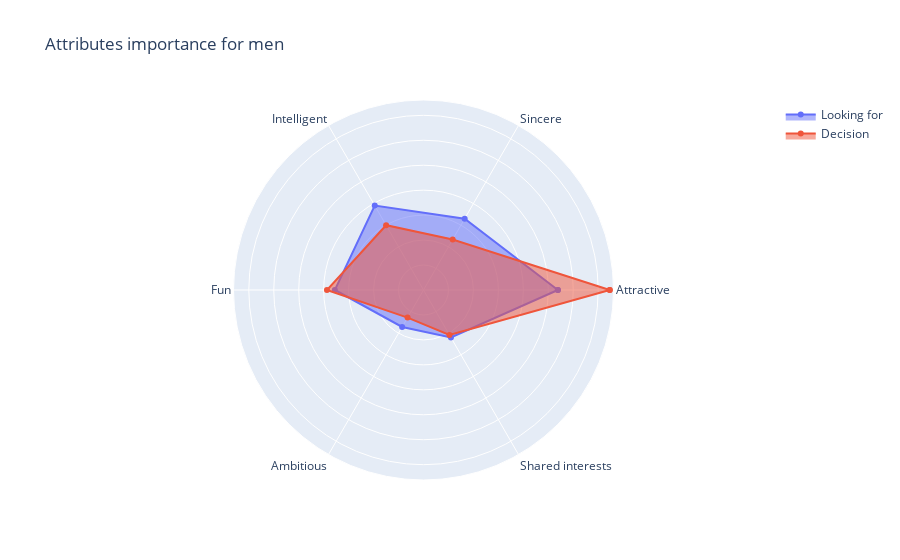
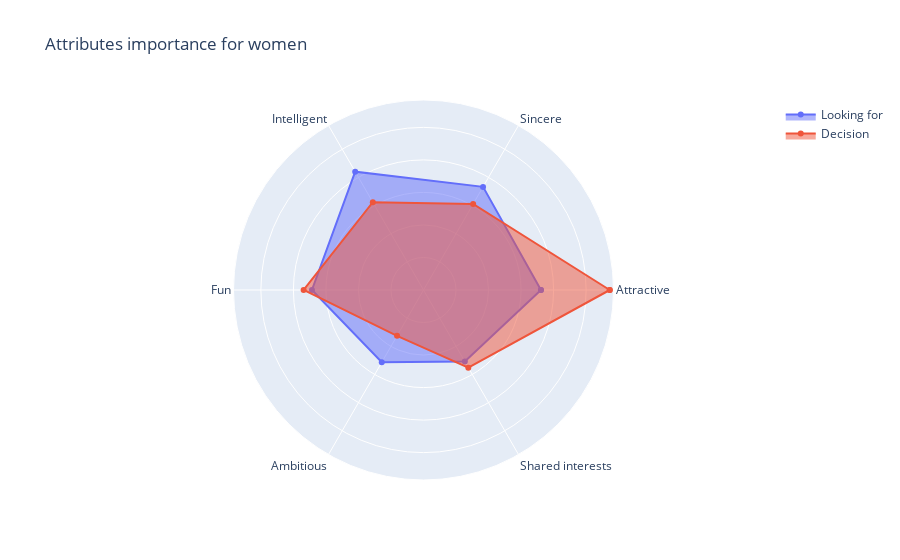

The cell these charts' notebook holds for them, in order:
### Markdown cell above
## Attributes
Now we can check if the attributes the people search in their partners impact their decisions.

### Code cell
categories_looking_for = ['attr1_1','sinc1_1','intel1_1','fun1_1','amb1_1','shar1_1']
categories_decision = ['attr7_2','sinc7_2','intel7_2','fun7_2','amb7_2','shar7_2']
labels = ['Attractive', 'Sincere', 'Intelligent', 'Fun', 'Ambitious', 'Shared interests', 'Attractive']

df_men = dataset.loc[dataset.gender == "Male", :]
df_women = dataset.loc[dataset.gender == "Female", :]

df_men = df_men[categories_looking_for + categories_decision].mean()
df_women = df_women[categories_looking_for + categories_decision].mean()

# to close the polygon
categories_looking_for.append(categories_looking_for[0])
categories_decision.append(categories_decision[0])
labels.append(labels[0])

fig = go.Figure()

fig.add_trace(go.Scatterpolar(
      r=df_men[categories_looking_for].values,
      theta=labels,
      fill='toself',
      name='Looking for'
))
fig.add_trace(go.Scatterpolar(
      r=df_men[categories_decision].values,
      theta=labels,
      fill='toself',
      name='Decision'
))

fig.update_layout(
      title="Attributes importance for men",
      showlegend=True,
      polar=dict(
            radialaxis=dict(
                  visible=True,
                  showticklabels=False,
                  showline=False,
            ),
      ),
)

fig.show()

fig = go.Figure()

fig.add_trace(go.Scatterpolar(
      r=df_women[categories_looking_for].values,
      theta=labels,
      fill='toself',
      name='Looking for'
))
fig.add_trace(go.Scatterpolar(
      r=df_women[categories_decision].values,
      theta=labels,
      fill='toself',
      name='Decision'
))

fig.update_layout(
      title="Attributes importance for women",
      showlegend=True,
      polar=dict(
            radialaxis=dict(
                  visible=True,
                  showticklabels=False,
                  showline=False,
            ),
      ),
)

fig.show()

### Figure 1 — Plotly figure (JSON) as saved in the notebook; plotly's stock layout.template omitted (floating-point values rounded to 4 significant figures)
{"data": [{"fill": "toself", "name": "Looking for", "r": [26.92, 16.5, 19.54, 17.76, 8.553, 11.0, 26.92], "theta": ["Attractive", "Sincere", "Intelligent", "Fun", "Ambitious", "Shared interests", "Attractive", "Attractive"], "type": "scatterpolar"}, {"fill": "toself", "name": "Decision", "r": [37.31, 11.68, 14.99, 19.34, 6.386, 10.39, 37.31], "theta": ["Attractive", "Sincere", "Intelligent", "Fun", "Ambitious", "Shared interests", "Attractive", "Attractive"], "type": "scatterpolar"}], "layout": {"polar": {"radialaxis": {"showline": false, "showticklabels": false, "visible": true}}, "showlegend": true, "title": {"text": "Attributes importance for men"}}}

### Figure 2 — Plotly figure (JSON) as saved in the notebook; plotly's stock layout.template omitted (floating-point values rounded to 4 significant figures)
{"data": [{"fill": "toself", "name": "Looking for", "r": [18.06, 18.31, 21.0, 17.15, 12.83, 12.7, 18.06], "theta": ["Attractive", "Sincere", "Intelligent", "Fun", "Ambitious", "Shared interests", "Attractive", "Attractive"], "type": "scatterpolar"}, {"fill": "toself", "name": "Decision", "r": [28.63, 15.26, 15.58, 18.43, 8.133, 13.78, 28.63], "theta": ["Attractive", "Sincere", "Intelligent", "Fun", "Ambitious", "Shared interests", "Attractive", "Attractive"], "type": "scatterpolar"}], "layout": {"polar": {"radialaxis": {"showline": false, "showticklabels": false, "visible": true}}, "showlegend": true, "title": {"text": "Attributes importance for women"}}}
